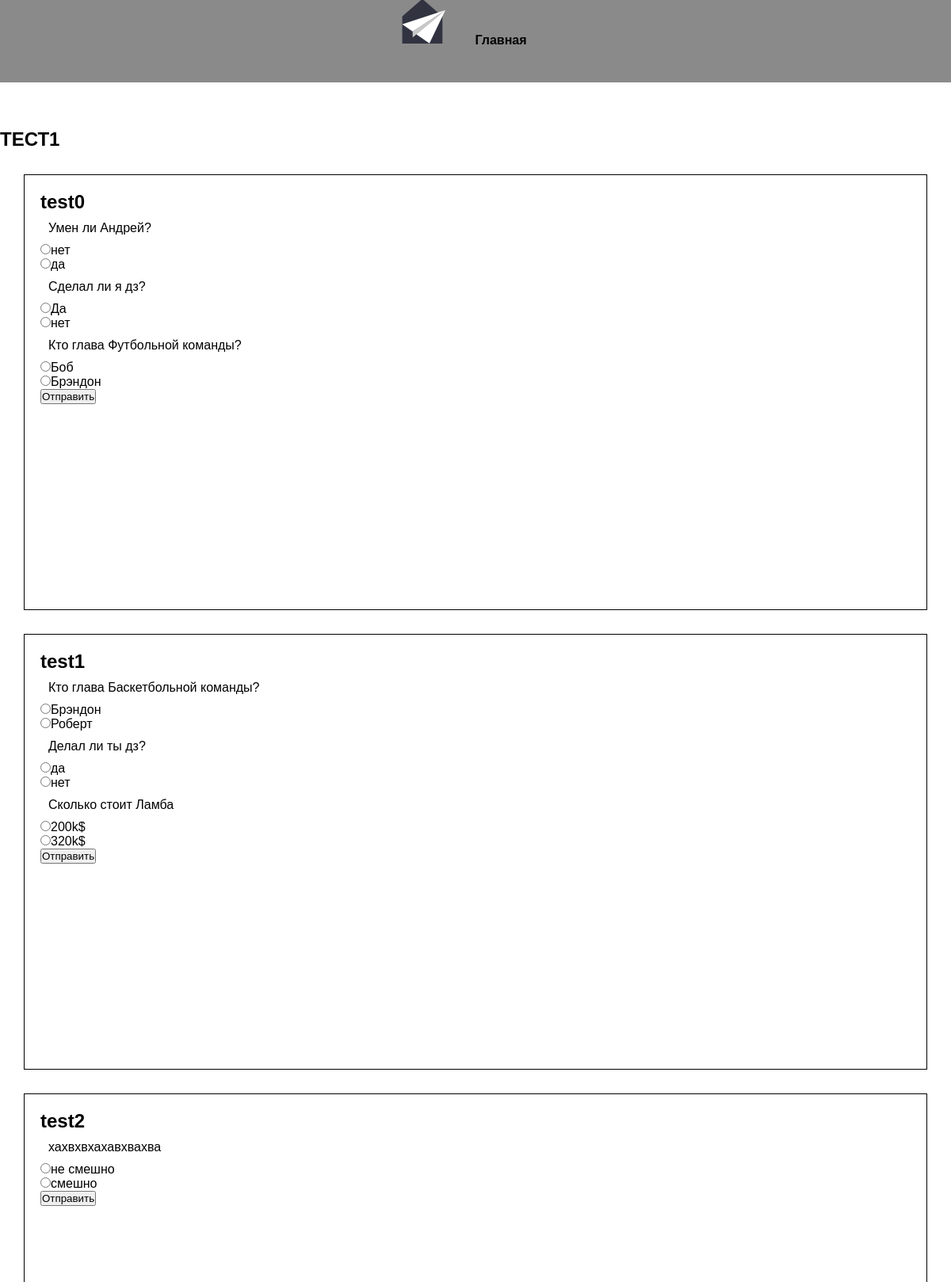
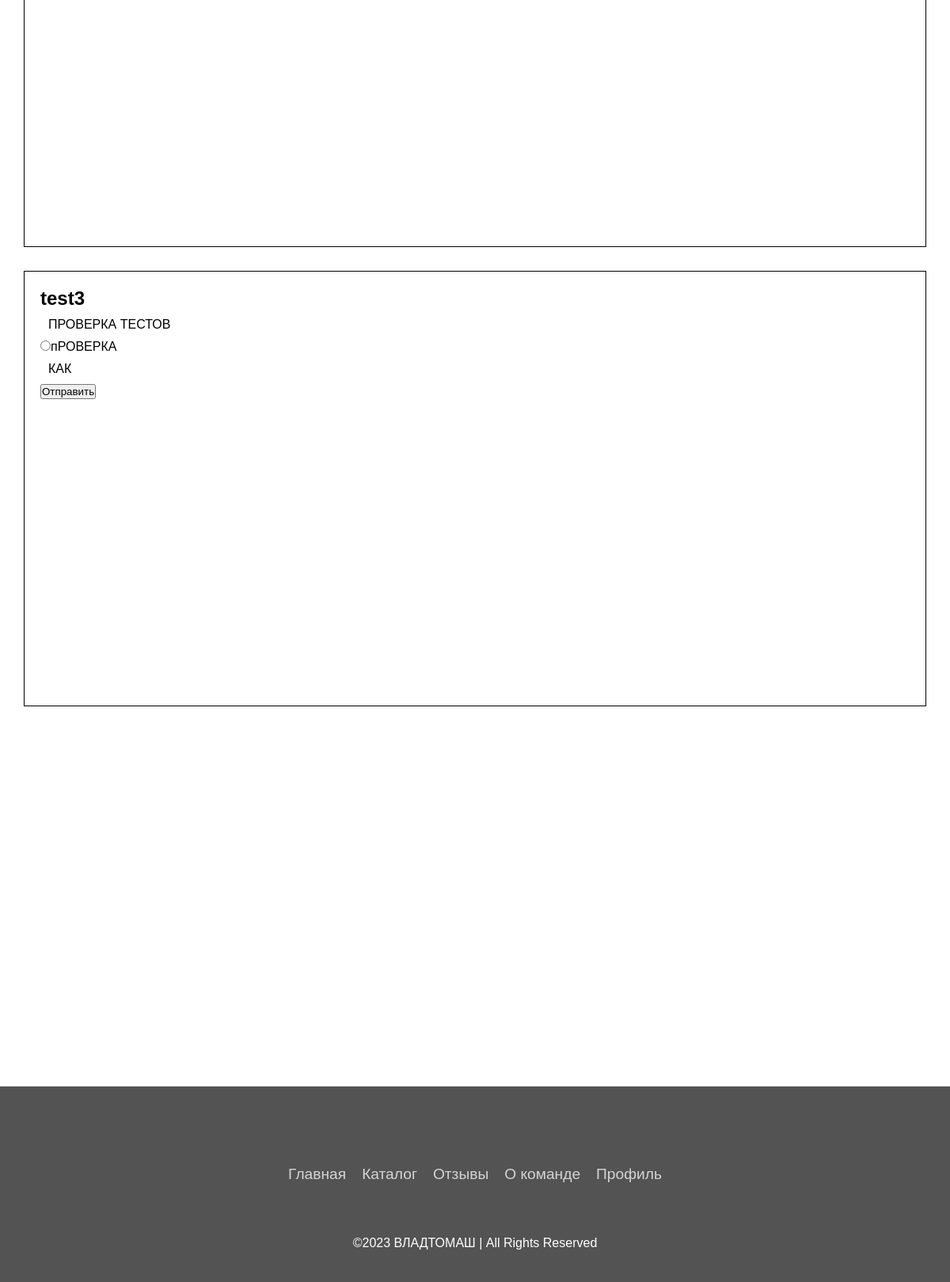
Screenshot of /local/pages/test.php with the database file from the repository (2 pictures, top to bottom).
### tables this page shows
CREATE TABLE `questions` (
  `id` int(11) NOT NULL,
  `question_text` varchar(255) NOT NULL,
  `questions_ball` int(11) NOT NULL,
  `test_id` int(11) NOT NULL,
  `NameTest` varchar(155) NOT NULL
);

CREATE TABLE `answers` (
  `id` int(11) NOT NULL,
  `question_id` int(11) DEFAULT NULL,
  `answer_text` varchar(255) NOT NULL,
  `is_correct` tinyint(1) DEFAULT NULL
);

### local/pages/test.php (the view, shortened to what this page needs)
<!DOCTYPE html>
<html>
<head>
</head>
<?php require("../php/header.php"); ?><br><br><br><br><br><br><br><br><br>
<body>
<div class="popular-row">
<h2>ТЕСТ1</h2>
<?php
$host= 'localhost';
 $user = 'root';
 $password = '';
 $db_name = 'FurStyle';
 $con = mysqli_connect($host, $user, $password, $db_name);
$query = "SELECT MAX(test_id) FROM questions";
$result = mysqli_query($con, $query);
while ($row = mysqli_fetch_assoc($result)) {
$max=$row['MAX(test_id)'];
}
for ($i=0; $i <=$max ; $i++) {
  echo '<form action="submit.php" method="POST" class="fff">';
  echo '<h2>test'.$i.'</h2>';
  $sql = "SELECT * FROM questions ";
  $result = mysqli_query($con, $sql);
  if (mysqli_num_rows($result) > 0) {
      while ($row = mysqli_fetch_assoc($result)) {
          $question_id = $row['id'];
          $question_text = $row['question_text'];
          if($row['test_id']==$i){
          echo '<p>' . $question_text . '</p>';
          $sql_answers = "SELECT * FROM answers WHERE question_id = $question_id";
          $result_answers = mysqli_query($con, $sql_answers);
          if (mysqli_num_rows($result_answers) > 0) {
              while ($row_answer = mysqli_fetch_assoc($result_answers)) {
                  $answer_id = $row_answer['id'];
                  $answer_text = $row_answer['answer_text'];
                  echo '<input type="radio" name="answer[' . $question_id . ']" value="' . $answer_id . '" required>';
                  echo '<label for="' . $answer_id . '">' . $answer_text . '</label>';
                  echo '<br>';
              }
          }
        }
      }
  }
      echo '<input type="submit" value="Отправить">
      </form>';
  }
?>
<br><br><br><br><br><br><br><br><br><br><br><br><br><br><br><br><br><br><br><br><br><br><br><br><br>
        <footer class="footer">
    <ul class="social-icon">
      <li class="social-icon__item"></li>
      <li class="social-icon__item"></li>
      <li class="social-icon__item"></li>
      <li class="social-icon__item"></li>
    </ul>
    <ul class="menu">
    <li class="menu__item"><a class="menu__link" href="index.php">Главная</a></li>
      <li class="menu__item"><a class="menu__link" href="pages/times.php">Каталог</a></li>
      <li class="menu__item"><a class="menu__link" href="#">Отзывы</a></li>
      <li class="menu__item"><a class="menu__link" href="pages/comand.php">О команде</a></li>
      <li class="menu__item"><a class="menu__link" href="pages/profile.php">Профиль</a></li>
    </ul>
    <p>&copy;2023 ВЛАДТОМАШ | All Rights Reserved</p>
  </footer>
</body>
</html>

### local/style.css (style rules this page uses)
* { margin: 0; padding: 0; box-sizing: border-box; }
body { font-family: Arial, sans-serif; background-color: rgb(97, 97, 97)34); }
.menu { padding: 4vh; margin-left: 50px; display: flex; height: auto; align-items: center; justify-content: center; width: auto; }
.footer { position: relative; width: 100%; background: rgb(83, 83, 83); min-height: 100px; padding: 20px 50px; display: flex; justify-content: center; align-items: center; flex-direction: column; }
.social-icon, .menu { position: relative; display: flex; justify-content: center; align-items: center; margin: 10px 0; flex-wrap: wrap; }
.social-icon__item, .menu__item { list-style: none; }
.menu__link { font-size: 1.2rem; color: #fff; margin: 0 10px; display: inline-block; transition: 0.5s; text-decoration: none; opacity: 0.75; font-weight: 300; }
.footer p { color: #fff; margin: 15px 0 10px 0; font-size: 1rem; font-weight: 300; }
h1, p { margin: 0; padding: 10px; }

### local/pages/test.php (style rules this page uses)
.fff { border:1px solid black; padding: 20px; margin: 30px; height: 550px; }

### rows the page displays
questions: question_text "Умен ли Андрей?"
answers: answer_text "нет"
answers: answer_text "да"
questions: question_text "Сделал ли я дз?"
answers: answer_text "Да"
answers: answer_text "нет"
questions: question_text "Кто глава Футбольной команды?"
answers: answer_text "Боб"
answers: answer_text "Брэндон"
questions: question_text "Кто глава Баскетбольной команды?"
answers: answer_text "Брэндон"
answers: answer_text "Роберт"
questions: question_text "Делал ли ты дз?"
answers: answer_text "да"
answers: answer_text "нет"
questions: question_text "Сколько стоит Ламба"
answers: answer_text "200k$"
answers: answer_text "320k$"
questions: question_text "хахвхвхахавхвахва"
answers: answer_text "не смешно"
answers: answer_text "смешно"
questions: question_text "ПРОВЕРКА ТЕСТОВ"
answers: answer_text "пРОВЕРКА"
questions: question_text "КАК"
